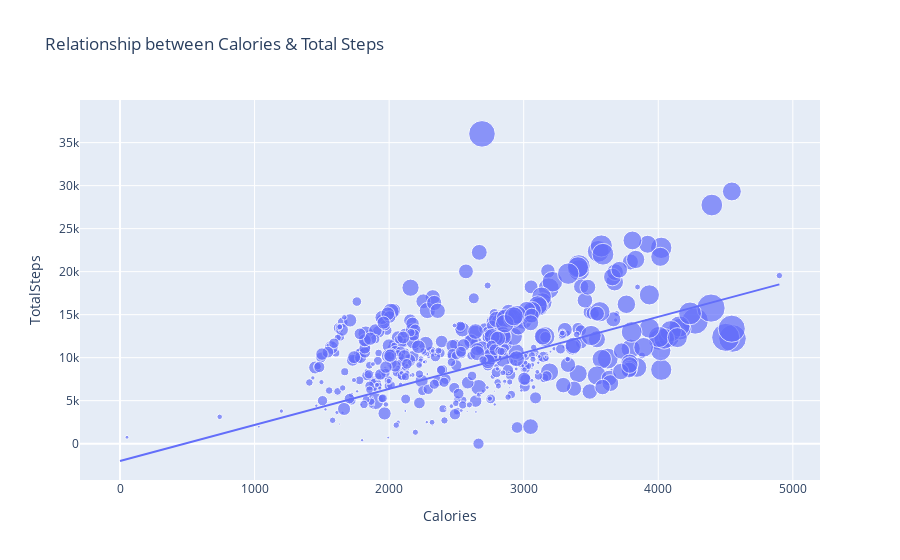

Notebook code cell kept with this figure:
### Markdown cell above
## Analyze SmartchWatch Data
The dataset includes a column named "Calories" which contains information about the daily calorie expenditure. We will now examine the correlation between the number of calories burned and the total number of steps taken in a day.

### Code cell
# Linear Regression line to find correlation between Claories and Steps
figure = px.scatter(data_frame = data, x="Calories",
                    y="TotalSteps", size="VeryActiveMinutes", 
                    trendline="ols", 
                    title="Relationship between Calories & Total Steps")
figure.show()

### Figure 1 — Plotly figure (JSON) as saved in the notebook; plotly's stock layout.template omitted (floating-point values rounded to 4 significant figures; data arrays with more than 128 entries replaced by an {"elided": "..."} marker saying what was removed)
{"data": [{"hovertemplate": "Calories=%{x}<br>TotalSteps=%{y}<br>VeryActiveMinutes=%{marker.size}<extra></extra>", "legendgroup": "", "marker": {"color": "#636efa", "size": {"elided": "940 int values"}, "sizemode": "area", "sizeref": 0.525, "symbol": "circle"}, "mode": "markers", "name": "", "orientation": "v", "showlegend": false, "type": "scatter", "x": {"elided": "940 int values"}, "xaxis": "x", "y": {"elided": "940 int values"}, "yaxis": "y"}, {"hovertemplate": "<b>OLS trendline</b><br>TotalSteps = 4.19039 * Calories + -2015.1<br>R<sup>2</sup>=0.349953<br><br>Calories=%{x}<br>TotalSteps=%{y} <b>(trend)</b><extra></extra>", "legendgroup": "", "marker": {"color": "#636efa", "symbol": "circle"}, "mode": "lines", "name": "", "showlegend": false, "type": "scatter", "x": {"elided": "940 int values"}, "xaxis": "x", "y": {"elided": "940 float values"}, "yaxis": "y"}], "layout": {"autosize": true, "legend": {"itemsizing": "constant", "tracegroupgap": 0}, "title": {"text": "Relationship between Calories & Total Steps"}, "xaxis": {"anchor": "y", "autorange": true, "domain": [0, 1], "range": [-305.6, 5212.0], "title": {"text": "Calories"}, "type": "linear"}, "yaxis": {"anchor": "x", "autorange": true, "domain": [0, 1], "range": [-4342.0, 42190.0], "title": {"text": "TotalSteps"}, "type": "linear"}}}
